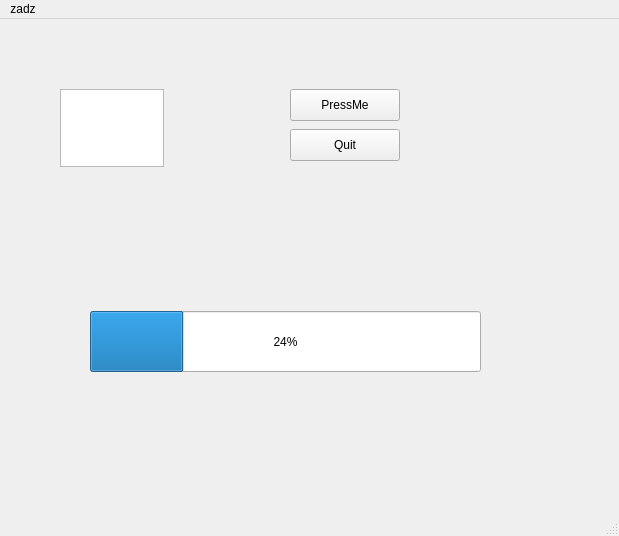
<?xml version="1.0" encoding="UTF-8"?>
<ui version="4.0">
 <class>MainWindow</class>
 <widget class="QMainWindow" name="MainWindow">
  <property name="geometry">
   <rect>
    <x>0</x>
    <y>0</y>
    <width>619</width>
    <height>536</height>
   </rect>
  </property>
  <property name="windowTitle">
   <string>MainWindow</string>
  </property>
  <widget class="QWidget" name="centralwidget">
   <widget class="QPushButton" name="btPressMe">
    <property name="geometry">
     <rect>
      <x>290</x>
      <y>70</y>
      <width>110</width>
      <height>32</height>
     </rect>
    </property>
    <property name="text">
     <string>PressMe</string>
    </property>
   </widget>
   <widget class="QProgressBar" name="progressBar">
    <property name="geometry">
     <rect>
      <x>90</x>
      <y>292</y>
      <width>391</width>
      <height>61</height>
     </rect>
    </property>
    <property name="value">
     <number>24</number>
    </property>
   </widget>
   <widget class="QTextEdit" name="txtZone">
    <property name="geometry">
     <rect>
      <x>60</x>
      <y>70</y>
      <width>104</width>
      <height>78</height>
     </rect>
    </property>
   </widget>
   <widget class="QPushButton" name="btQuit">
    <property name="geometry">
     <rect>
      <x>290</x>
      <y>110</y>
      <width>110</width>
      <height>32</height>
     </rect>
    </property>
    <property name="focusPolicy">
     <enum>Qt::TabFocus</enum>
    </property>
    <property name="text">
     <string>Quit</string>
    </property>
   </widget>
  </widget>
  <widget class="QMenuBar" name="menubar">
   <property name="geometry">
    <rect>
     <x>0</x>
     <y>0</y>
     <width>619</width>
     <height>22</height>
    </rect>
   </property>
   <widget class="QMenu" name="menuZadz">
    <property name="title">
     <string>zadz</string>
    </property>
    <addaction name="actionSous"/>
    <addaction name="actionSous_2"/>
   </widget>
   <addaction name="menuZadz"/>
  </widget>
  <widget class="QStatusBar" name="statusbar"/>
  <action name="actionSous">
   <property name="text">
    <string>sous</string>
   </property>
  </action>
  <action name="actionSous_2">
   <property name="text">
    <string>sous 2</string>
   </property>
  </action>
 </widget>
 <resources/>
 <connections>
  <connection>
   <sender>btQuit</sender>
   <signal>clicked()</signal>
   <receiver>MainWindow</receiver>
   <slot>close()</slot>
   <hints>
    <hint type="sourcelabel">
     <x>344</x>
     <y>147</y>
    </hint>
    <hint type="destinationlabel">
     <x>309</x>
     <y>267</y>
    </hint>
   </hints>
  </connection>
 </connections>
</ui>
